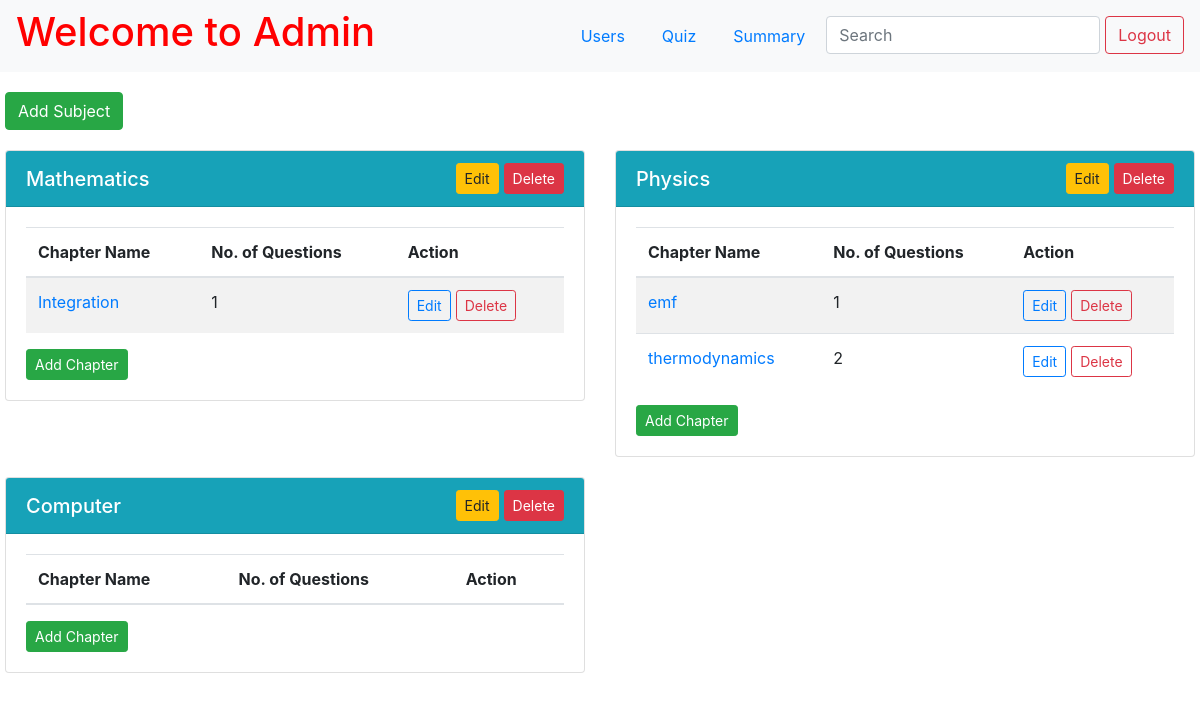
/admin/dashboard (signed in), run on an earlier commit of the app's database.
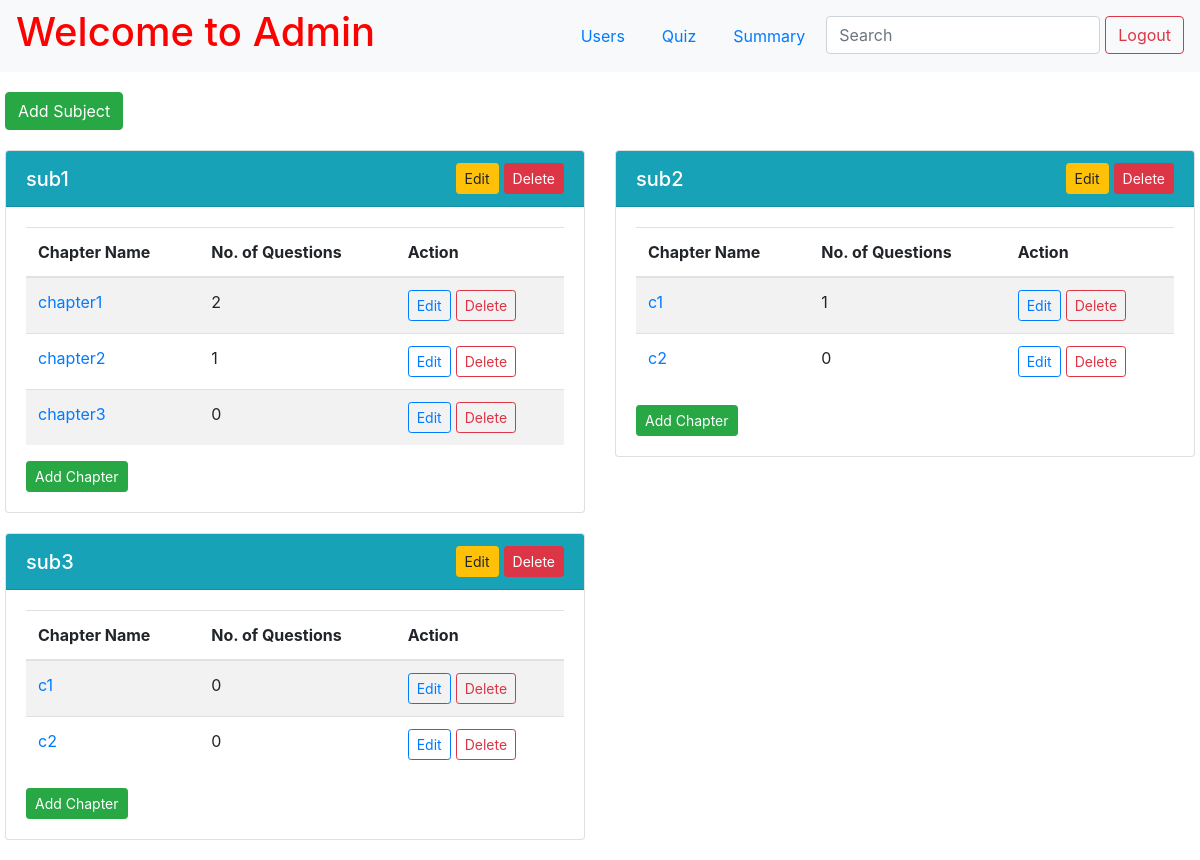
And on a later commit of the database.
### app.py (models this page shows)
class Subject(db.Model):
    __tablename__ = 'subject'
    id = db.Column(db.Integer, primary_key=True, autoincrement=True)
    name = db.Column(db.String(255), nullable=False)
    description = db.Column(db.String(255))
    chapters = db.relationship('Chapter', backref='subject', lazy=True)
    quizzes = db.relationship('Quiz', backref='subject', lazy=True)

class Chapter(db.Model):
    __tablename__ = 'chapter'
    id = db.Column(db.Integer, primary_key=True, autoincrement=True)
    subject_id = db.Column(db.Integer, db.ForeignKey('subject.id'), nullable=False)
    name = db.Column(db.String(255), nullable=False)
    description = db.Column(db.String(255))
    questions = db.relationship('Question', backref='chapter', lazy=True)

### app.py (the view)
@app.route("/admin/dashboard")
def admin():
    if 'username' in session:
        admin = Admin.query.filter_by(username=session["username"]).first()
        if not admin:
            flash("Invalid Credentials!", "error")
            return redirect(url_for("index"))
    else:
        return redirect(url_for("index"))
    subjects = Subject.query.all()
    subject_data = []
    for subject in subjects:
        chapters = [
            {
                "id": chapter.id,
                "name": chapter.name,
                "description": chapter.description,
                "number_of_questions": Question.query.filter_by(chapter_id=chapter.id).count(),
                "questions": Question.query.filter_by(chapter_id=chapter.id).all()
            }
            for chapter in Chapter.query.filter_by(subject_id=subject.id).all()
        ]
        subject_data.append({
            "id": subject.id,
            "name": subject.name,
            "description": subject.description,
            "chapters": chapters
        })
    return render_template("admin.html", subjects=subject_data)

### app.py (called while the page is built)
@app.after_request
def add_header(response):
    response.headers['Cache-Control'] = 'no-store, no-cache, must-revalidate, post-check=0, pre-check=0, max-age=0'
    response.headers['Pragma'] = 'no-cache'
    response.headers['Expires'] = '-1'
    return response

### templates/admin.html (shortened to what this page needs)
{% extends 'base.html' %}
{% block content %}
<div class="page-wrapper">
    <nav class="navbar navbar-expand-lg navbar-light bg-light">
        <a href="/admin/dashboard" style="text-decoration: none; color: red;">
            <h1>Welcome to Admin</h1>
        </a>
        <ul class="nav ml-auto">
            <li class="nav-item">
                <a class="nav-link" href="/admin/users">Users</a>
            </li>
            <li class="nav-item">
                <a class="nav-link" href="/admin/quiz">Quiz</a>
            </li>
            <li class="nav-item">
                <a class="nav-link" href="/admin/summary">Summary</a>
            </li>
            <li class="nav-item">
                <input class="form-control" type="search" placeholder="Search" aria-label="Search" name="q"
                    hx-get="{{url_for('admin_search', type='subject')}}" hx-trigger="keyup changed delay:500ms" hx-target="#search-results">
            </li>
            <li>
                <form action="/logout" class="d-inline">
                    <button type="submit" class="btn btn-outline-danger">Logout</button>
                </form>
            </li>
        </ul>
    </nav>
    <div class="container-custom">
        <div class="add_subject_button">
            <button type="button" id="add-subject" class="btn btn-success" data-toggle="modal"
                data-target="#addSubject">
                Add Subject
            </button>
        </div>
        <div id="search-results">
            {% if not search %}
            {% include 'subject.html' %}
            {% endif %}
        </div>
    </div>
</div>
{% endblock %}

### templates/subject.html (shortened to what this page needs)
<div class="subjects-container row">
    {% for subject in subjects %}
    <div class="col-md-6 subject-card">
        <div class="card">
            <div class="card-header bg-info text-white d-flex align-items-center justify-content-between">
                <h5 class="card-title m-0">{{ subject.name }}</h5>
                <div class="d-flex align-items-center">
                    <button type="button" class="btn btn-warning btn-sm edit_button" data-toggle="modal"
                        data-target="#editSubject{{ subject.id }}">
                        Edit
                    </button>
                    <form action="/subject/delete/{{ subject.id }}" method="post"
                        onsubmit="return confirm('Are you sure you want to delete this subject?');"
                        class="mb-0">
                        <button class="btn btn-danger btn-sm" type="submit">Delete</button>
                    </form>
                </div>
            </div>
            <div class="card-body d-flex flex-column">
                <table class="table table-striped mb-0">
                    <thead>
                        <tr>
                            <th>Chapter Name</th>
                            <th>No. of Questions</th>
                            <th>Action</th>
                        </tr>
                    </thead>
                    <tbody>
                        {% for chapter in subject.chapters %}
                        <tr>
                            <td>
                                <a href="#" data-toggle="modal"
                                    data-target="#chapter{{ subject.id }}{{ chapter.id }}">{{ chapter.name
                                    }}</a>
                            </td>
                            <td>{{ chapter.number_of_questions }}</td>
                            <td>
                                <div class="d-flex align-items-center">
                                    <button type="button"
                                        class="btn btn-outline-primary btn-sm me-2 edit_button"
                                        data-toggle="modal" data-target="#editChapter{{ chapter.id }}">
                                        Edit
                                    </button>
                                    <form action="/chapter/delete/{{ chapter.id }}" method="post"
                                        onsubmit="return confirm('Are you sure you want to delete this chapter?');"
                                        class="mb-0">
                                        <button class="btn btn-outline-danger btn-sm"
                                            type="submit">Delete</button>
                                    </form>
                                </div>
                            </td>
                        </tr>
                        {% endfor %}
                    </tbody>
                </table>
                <div class="text-end mt-3">
                    <button type="button" class="btn btn-success btn-sm" data-toggle="modal"
                        data-target="#addChapter{{ subject.id }}">
                        Add Chapter
                    </button>
                </div>
            </div>
        </div>
    </div>
    {% endfor %}
</div>

What changed in the data, as far as the page shows it:
changed Subject: name "Mathematics" → "sub1"; gains Chapter (name "chapter1", number_of_questions "2"); gains Chapter (name "chapter2", number_of_questions "1")
changed Chapter: name "Integration" → "chapter3"; number_of_questions "1" → "0"
changed Subject: name "Physics" → "sub2"; loses Chapter (name "emf", number_of_questions "1"); loses Chapter (name "thermodynamics", number_of_questions "2")
added Chapter: name "c1", number_of_questions "1", shown under Subject "sub2"
added Chapter: name "c2", number_of_questions "0", shown under Subject "sub2"
changed Subject: name "Computer" → "sub3"
added Chapter: name "c1", number_of_questions "0", shown under Subject "sub3"
added Chapter: name "c2", number_of_questions "0", shown under Subject "sub3"
